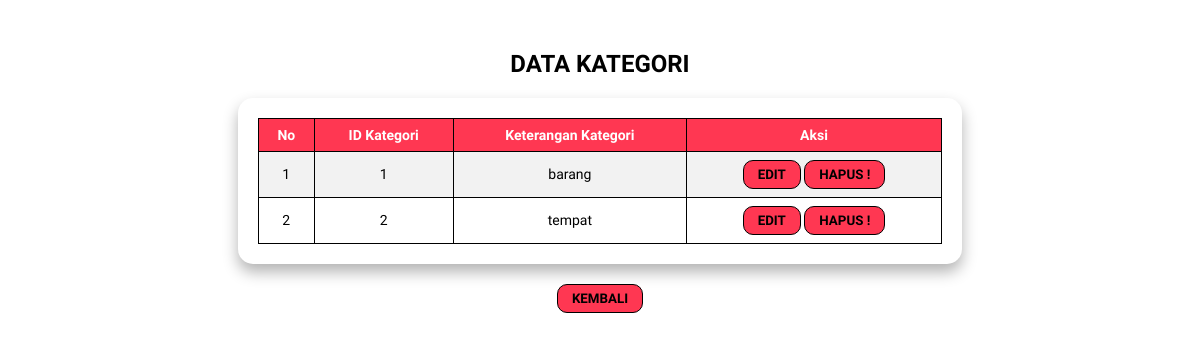
/UJIKOMFALAQ/admin/kategori.php (signed in), run on an earlier commit of the app's database.
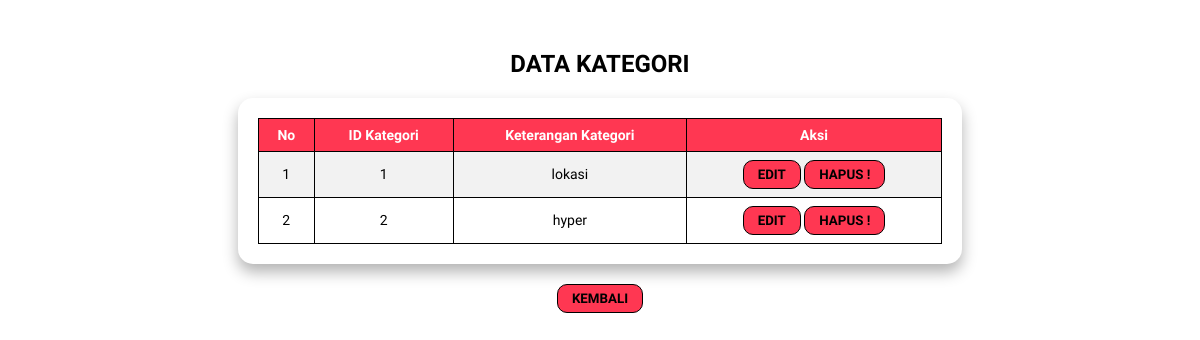
And on a later commit of the database.
### tables this page shows
CREATE TABLE `kategori` (
  `id_kategori` int NOT NULL,
  `ket_kategori` varchar(225) NOT NULL
);

### UJIKOMFALAQ/admin/kategori.php (the view, shortened to what this page needs)
<?php
$koneksi = mysqli_connect("localhost","root","","ujikom_12rpl2_falaq");
$query = mysqli_query($koneksi, "SELECT * FROM kategori");
$no = 1;
?>
<!DOCTYPE html>
<html lang="id">
<head>
</head>
<body>
<h2>DATA KATEGORI</h2>
<div class="box">
    <table>
        <tr>
            <th>No</th>
            <th>ID Kategori</th>
            <th>Keterangan Kategori</th>
            <th>Aksi</th>
        </tr>
        <?php while ($data = mysqli_fetch_assoc($query)) { ?>
        <tr>
            <td><?= $no++ ?></td>
            <td><?= $data['id_kategori'] ?></td>
            <td><?= $data['ket_kategori'] ?></td>
            <td class="aksi">
                <a href="edit-kategori.php?id=<?= $data['id_kategori'] ?>">
                    <button><b>EDIT</b></button>
                </a>
                <a href="hapus-kategori.php?id=<?= $data['id_kategori'] ?>"
                   onclick="return confirm('Ciuss pengen apuss nih hamphh?')">
                    <button><b>HAPUS !</b></button>
        </tr>
        <?php } ?>
    </table>
</div>
<div class="kembali">
    <a href="admin.php">
        <button><b>KEMBALI</b></button>
    </a>
</div>
</body>
</html>

What changed in the data, as far as the page shows it:
changed kategori id 1: ket_kategori "barang" → "lokasi"
changed kategori id 2: ket_kategori "tempat" → "hyper"
